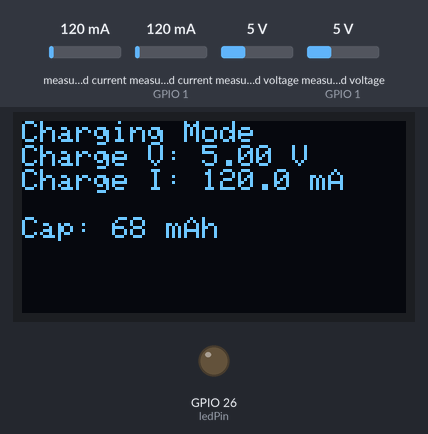
A sketch run on a simulated ESP32. Parts: 128×64 one-colour display, output pins drawn as LEDs (lit = HIGH). The inputs (shaded band) are chosen by the test bench; at power-on: measured current (sensor on GPIO 1) 120 mA, measured voltage (sensor on GPIO 1) 5 V, measured current 120 mA, measured voltage 5 V. EEPROM starts erased; what the sketch prints to the serial monitor is not drawn.

Above: at 3.2 s.
3.3 s: measured current (sensor on GPIO 1) set to 1687 mA
At 5.5 s:
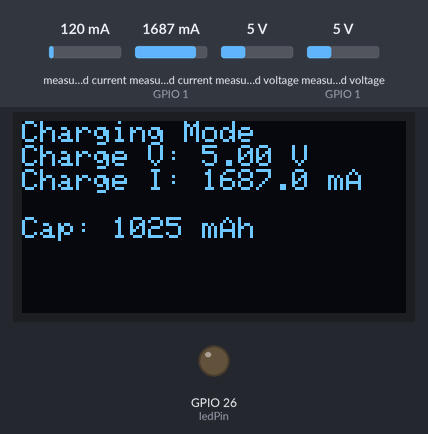
7.6 s: measured current (sensor on GPIO 1) set to 1737 mA
At 11.1 s:
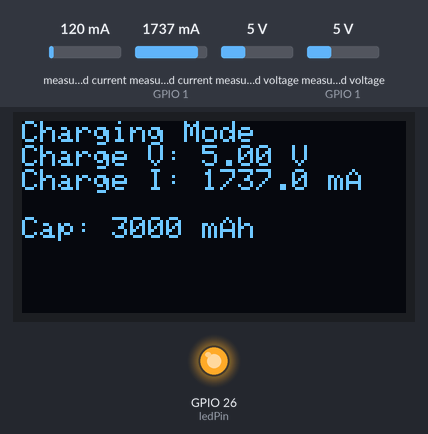
11.7 s: measured voltage (sensor on GPIO 1) set to 0.3 V
At 12.9 s:
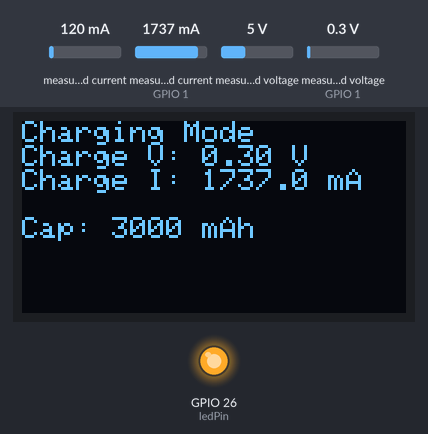
13.8 s: measured voltage (sensor on GPIO 1) set to 3.8 V
At 14.9 s:
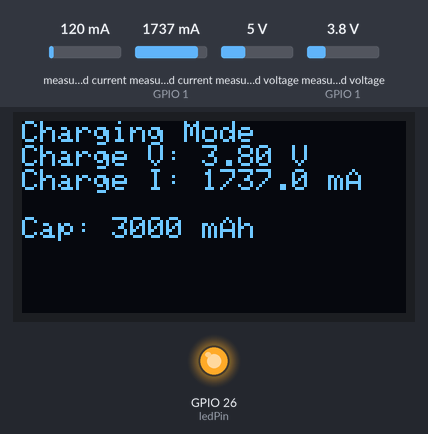
Timing chart, 0 to 16.8 s (numbered marks = the images above; inputs shaded):
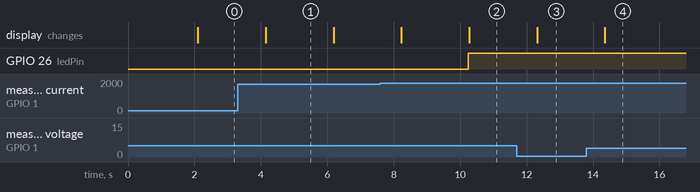

Measured:
- the behaviour switches between 1722 and 1723 mA on measured current (sensor on GPIO 1) (found by bisection; images 1 and 2)
- after the input at 11.7 s, the display: changes after 0.61 s (image 3)
- after the input at 13.8 s, the display: changes after 0.56 s (image 4)
- what the display in image 1 shows lasts 2.1 s, from 4.1 s to 6.2 s

The sketch:

merged_section_test_01.ino
```cpp
// Include libraries for I2C, INA219, OLED, and Non Volatile Storage
#include <Wire.h>              // I2C communication library
#include <Adafruit_INA219.h>   // INA219 current sensor library
#include <Adafruit_SSD1306.h>  // SSD1306 OLED display library
#include <Preferences.h>       // Non-volatile storage (Non Volatile Storage) library for ESP32

// Define OLED display parameters
#define SCREEN_WIDTH 128
#define SCREEN_HEIGHT 64
#define OLED_RESET -1
Adafruit_SSD1306 display(SCREEN_WIDTH, SCREEN_HEIGHT, &Wire, OLED_RESET);

// Initialize INA219 modules
Adafruit_INA219 ina219_load(0x40);    // discharge INA219 at I2C address 0x40
Adafruit_INA219 ina219_charge(0x41);  // Charge INA219 at I2C address 0x41

// Initialize Non Volatile Storage for storing capacity
Preferences preferences;

// Variables for capacity and time tracking
float capacity_mAh = 0.0;             // Battery capacity in mAh, initialized to 0 for charging
unsigned long lastMillis = 0;         // Store last loop time for delta calculation
const int ledPin = 26;                // Blue LED pin (GPIO26) to signal 3000 mAh
bool ledOn = false;                   // Track LED state (off by default)

void setup() {
  Serial.begin(115200);
  while (!Serial) {
    delay(1);
  }

  pinMode(ledPin, OUTPUT);           // Set GPIO26 as output for blue LED
  digitalWrite(ledPin, LOW);         // Turn off LED initially

  Wire.begin(21, 22);                // Initialize I2C with SDA=GPIO21, SCL=GPIO22

  // Initialize load INA219 (0x40)
  if (!ina219_load.begin()) {
    Serial.println("Failed to find load INA219 at address 0x40");
    Serial.println("Check wiring: SDA->GPIO21, SCL->GPIO22, VCC->3V3, GND->GND, A0->GND, A1->GND");
    while (1) { delay(10); }
  }

  // Initialize charge INA219 (0x41)
  if (!ina219_charge.begin()) {
    Serial.println("Failed to find charge INA219 at address 0x41");
    Serial.println("Check wiring: SDA->GPIO21, SCL->GPIO22, VCC->3V3, GND->GND, A0->VCC, A1->GND, VIN+->TP4056 OUT+ via switch, VIN-->Battery +, Battery - to TP4056 B- and GND");
    while (1) { delay(10); }
  }

  // Initialize OLED (0x3C)
  if (!display.begin(SSD1306_SWITCHCAPVCC, 0x3C)) {
    Serial.println(F("SSD1306 allocation failed at address 0x3C"));
    Serial.println("Check OLED wiring: SDA->GPIO21, SCL->GPIO22, VCC->3V3, GND->GND");
    while (1) { delay(10); }
  }

  // Load stored capacity from Non Volatile Storage for discharging mode
  preferences.begin("battery", false); // Open Non Volatile Storage namespace "battery"
  capacity_mAh = preferences.getFloat("capacity", 3000.0); // Load capacity, default 3000 mAh
  if (capacity_mAh < 0 || capacity_mAh > 5000) capacity_mAh = 3000.0; // Clamp to 0–5000 mAh

  // Reset capacity to 0 for charging mode (assumes charging starts from 0)
  if (ina219_charge.getCurrent_mA() > 10.0) { // If charge INA219 detects current, assume charging
    capacity_mAh = 0.0;                      // Reset capacity to 0 for new charging cycle
    preferences.putFloat("capacity", capacity_mAh); // Store reset capacity
  }

  // Initialize OLED display
  display.clearDisplay();
  display.setTextSize(1);
  display.setTextColor(SSD1306_WHITE);
  display.setCursor(0, 0);
  display.println("System Ready");
  display.println("Monitoring...");
  display.display();

  Serial.println("INA219s and OLED initialized successfully");
  Serial.println("Format: Battery V | Load I | Charge I | Capacity | Remaining Time");
  delay(2000);
}

void loop() {
  // Calculate time delta
  unsigned long currentMillis = millis();
  float delta_t = (currentMillis - lastMillis) / 3600.0;
  lastMillis = currentMillis;

  // Read load/discharge measurements (INA219 0x40)
  float shunt_load_mV = ina219_load.getShuntVoltage_mV(); // Get shunt voltage (mV)
  float bus_load_V = ina219_load.getBusVoltage_V();       // Get bus voltage (V)
  float current_load_mA = ina219_load.getCurrent_mA();    // Get load current (mA)

  // Calculate battery and load voltages
  float battery_V = bus_load_V + (shunt_load_mV / 1000.0); // Battery voltage (V)
  float load_V = bus_load_V;                              // Load voltage (V)

  // Read charge measurements (INA219 0x41)
  float shunt_charge_mV = ina219_charge.getShuntVoltage_mV(); // Get shunt voltage (mV)
  float bus_charge_V = ina219_charge.getBusVoltage_V();       // Get bus voltage (V)
  float current_charge_mA = ina219_charge.getCurrent_mA();    // Get charge current (mA)

  // Charge voltage
  float charge_V = bus_charge_V;                             // Charge voltage (V)

  // Mode detection based on INA219 activity
  bool isCharging = (current_charge_mA > 10.0);               // Charging if charge current > 10 mA
  bool isDischarging = (current_load_mA > 10.0);              // Discharging if load current > 10 mA

  // Variables for calculations
  float remaining_capacity_mAh = capacity_mAh;                // Remaining capacity (mAh)
  float remaining_time_h = 0.0;                              // Remaining time (hours)

  if (isCharging) {
    // Charging mode: calculate capacity
    capacity_mAh += (current_charge_mA * delta_t);            // capacity = time (h) * current (mA) = mAh
    if (capacity_mAh < 0) capacity_mAh = 0;                  // Prevent negative capacity
    if (capacity_mAh >= 3000) {                              // Check if capacity reaches 3000 mAh
      capacity_mAh = 3000;                                   // Cap at 3000 mAh
      digitalWrite(ledPin, HIGH);                            // Turn on blue LED
      ledOn = true;                                          // Set LED state
    } else if (!ledOn) {                                     // If below 3000 mAh and LED not on
      digitalWrite(ledPin, LOW);                             // Keep LED off
    }
    preferences.putFloat("capacity", capacity_mAh);           // Store capacity in Non Volatile Storage
  } else if (isDischarging) {
    // Discharging mode: calculate remaining capacity and time
    remaining_capacity_mAh = capacity_mAh - (current_load_mA * delta_t); // remaining_capacity = capacity - (time * load_current)
    if (remaining_capacity_mAh < 0) remaining_capacity_mAh = 0; // Prevent negative capacity
    capacity_mAh = remaining_capacity_mAh;                    // Update capacity
    preferences.putFloat("capacity", capacity_mAh);           // Store updated capacity in Non Volatile Storage
    if (current_load_mA > 0) {                               // Avoid division by zero
      remaining_time_h = capacity_mAh / current_load_mA;      // remaining_time = capacity / load_current (hours)
    }
  }

  // Serial output for debugging
  Serial.print("Battery V: ");
  Serial.print(battery_V, 2);
  Serial.print(" V | Load I: ");
  Serial.print(current_load_mA, 2);
  Serial.print(" mA | Charge I: ");
  Serial.print(current_charge_mA, 2);
  Serial.print(" mA | Capacity: ");
  Serial.print(capacity_mAh, 2);
  Serial.print(" mAh | Remaining Cap: ");
  Serial.print(remaining_capacity_mAh, 2);
  Serial.print(" mAh | Time: ");
  Serial.print(remaining_time_h, 2);
  Serial.println(" h");

  // OLED output
  display.clearDisplay();
  display.setTextSize(1);
  display.setCursor(0, 0);
  if (isCharging) {
    display.println("Charging Mode");
    display.print("Charge V: ");
    display.print(charge_V, 2);
    display.println(" V");
    display.setCursor(0, 16);
    display.print("Charge I: ");
    display.print(current_charge_mA, 1);
    display.println(" mA");
    display.setCursor(0, 32);
    display.print("Cap: ");
    display.print((int)capacity_mAh);
    display.println(" mAh");
  } else if (isDischarging) {
    display.println("Discharging Mode");
    display.print("Load V: ");
    display.print(load_V, 2);
    display.println(" V");
    display.setCursor(0, 16);
    display.print("Load I: ");
    display.print(current_load_mA, 1);
    display.println(" mA");
    display.setCursor(0, 32);
    display.print("Rem Cap: ");
    display.print((int)remaining_capacity_mAh);
    display.println(" mAh");
    display.setCursor(0, 48);
    display.print("Time: ");
    display.print(remaining_time_h, 1);
    display.println(" h");
  } else {
    display.println("Idle Mode");
    display.println("No activity");
  }
  display.display();

  delay(2000);
}

void loopEnd() {
  preferences.end();
}
```
